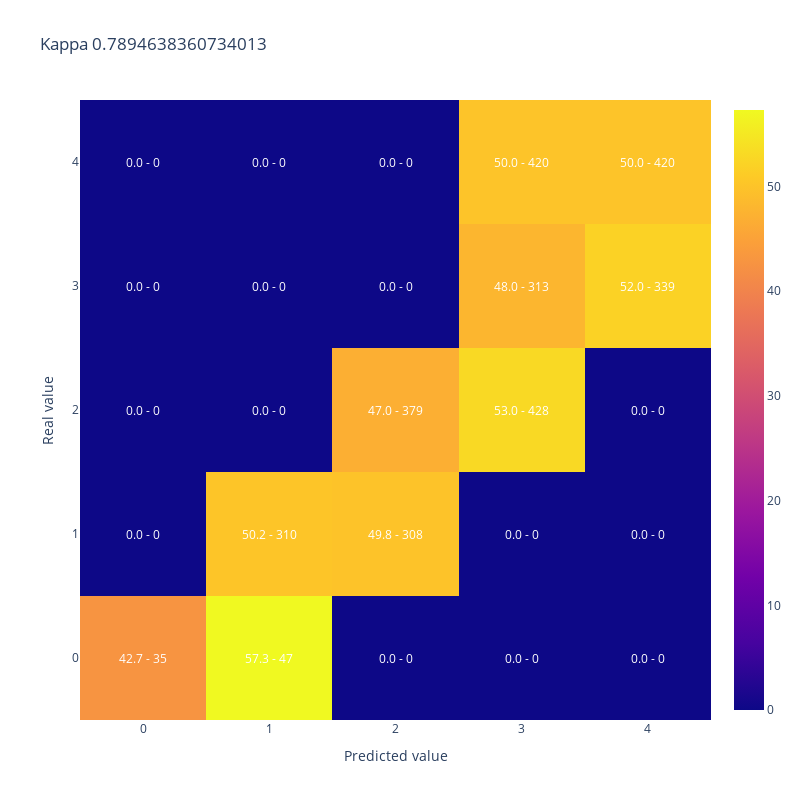

Notebook code cell kept with this figure:
### Code cell
#A modo de ejemplo muestro kappa y matriz de confusion para 50% de aciertos donde los errores quedan cerca de la clase correcta
y_simulado_cerca = [y_test.iloc[sample] if random_list[sample]<50/100 else y_cerca[sample] for sample in range(len(y_test))]

display(plot_confusion_matrix(y_test,y_simulado_cerca, 
                              title = "Kappa " + str(cohen_kappa_score(y_test,y_simulado_cerca, weights = 'quadratic'))))

### Figure 1 — Plotly figure (JSON) as saved in the notebook; plotly's stock layout.template omitted (floating-point values rounded to 4 significant figures)
{"data": [{"type": "heatmap", "x": [0, 1, 2, 3, 4], "y": [0, 1, 2, 3, 4], "z": [[42.68, 57.32, 0, 0, 0], [0, 50.16, 49.84, 0, 0], [0, 0, 46.96, 53.04, 0], [0, 0, 0, 48.01, 51.99], [0, 0, 0, 50, 50]]}], "layout": {"annotations": [{"font": {"color": "white"}, "showarrow": false, "text": "42.7 - 35", "x": 0, "xref": "x", "y": 0, "yref": "y"}, {"font": {"color": "white"}, "showarrow": false, "text": "57.3 - 47", "x": 1, "xref": "x", "y": 0, "yref": "y"}, {"font": {"color": "white"}, "showarrow": false, "text": "0.0 - 0", "x": 2, "xref": "x", "y": 0, "yref": "y"}, {"font": {"color": "white"}, "showarrow": false, "text": "0.0 - 0", "x": 3, "xref": "x", "y": 0, "yref": "y"}, {"font": {"color": "white"}, "showarrow": false, "text": "0.0 - 0", "x": 4, "xref": "x", "y": 0, "yref": "y"}, {"font": {"color": "white"}, "showarrow": false, "text": "0.0 - 0", "x": 0, "xref": "x", "y": 1, "yref": "y"}, {"font": {"color": "white"}, "showarrow": false, "text": "50.2 - 310", "x": 1, "xref": "x", "y": 1, "yref": "y"}, {"font": {"color": "white"}, "showarrow": false, "text": "49.8 - 308", "x": 2, "xref": "x", "y": 1, "yref": "y"}, {"font": {"color": "white"}, "showarrow": false, "text": "0.0 - 0", "x": 3, "xref": "x", "y": 1, "yref": "y"}, {"font": {"color": "white"}, "showarrow": false, "text": "0.0 - 0", "x": 4, "xref": "x", "y": 1, "yref": "y"}, {"font": {"color": "white"}, "showarrow": false, "text": "0.0 - 0", "x": 0, "xref": "x", "y": 2, "yref": "y"}, {"font": {"color": "white"}, "showarrow": false, "text": "0.0 - 0", "x": 1, "xref": "x", "y": 2, "yref": "y"}, {"font": {"color": "white"}, "showarrow": false, "text": "47.0 - 379", "x": 2, "xref": "x", "y": 2, "yref": "y"}, {"font": {"color": "white"}, "showarrow": false, "text": "53.0 - 428", "x": 3, "xref": "x", "y": 2, "yref": "y"}, {"font": {"color": "white"}, "showarrow": false, "text": "0.0 - 0", "x": 4, "xref": "x", "y": 2, "yref": "y"}, {"font": {"color": "white"}, "showarrow": false, "text": "0.0 - 0", "x": 0, "xref": "x", "y": 3, "yref": "y"}, {"font": {"color": "white"}, "showarrow": false, "text": "0.0 - 0", "x": 1, "xref": "x", "y": 3, "yref": "y"}, {"font": {"color": "white"}, "showarrow": false, "text": "0.0 - 0", "x": 2, "xref": "x", "y": 3, "yref": "y"}, {"font": {"color": "white"}, "showarrow": false, "text": "48.0 - 313", "x": 3, "xref": "x", "y": 3, "yref": "y"}, {"font": {"color": "white"}, "showarrow": false, "text": "52.0 - 339", "x": 4, "xref": "x", "y": 3, "yref": "y"}, {"font": {"color": "white"}, "showarrow": false, "text": "0.0 - 0", "x": 0, "xref": "x", "y": 4, "yref": "y"}, {"font": {"color": "white"}, "showarrow": false, "text": "0.0 - 0", "x": 1, "xref": "x", "y": 4, "yref": "y"}, {"font": {"color": "white"}, "showarrow": false, "text": "0.0 - 0", "x": 2, "xref": "x", "y": 4, "yref": "y"}, {"font": {"color": "white"}, "showarrow": false, "text": "50.0 - 420", "x": 3, "xref": "x", "y": 4, "yref": "y"}, {"font": {"color": "white"}, "showarrow": false, "text": "50.0 - 420", "x": 4, "xref": "x", "y": 4, "yref": "y"}], "height": 800, "title": {"text": "Kappa 0.7894638360734013"}, "width": 800, "xaxis": {"title": {"text": "Predicted value"}}, "yaxis": {"title": {"text": "Real value"}}}}
